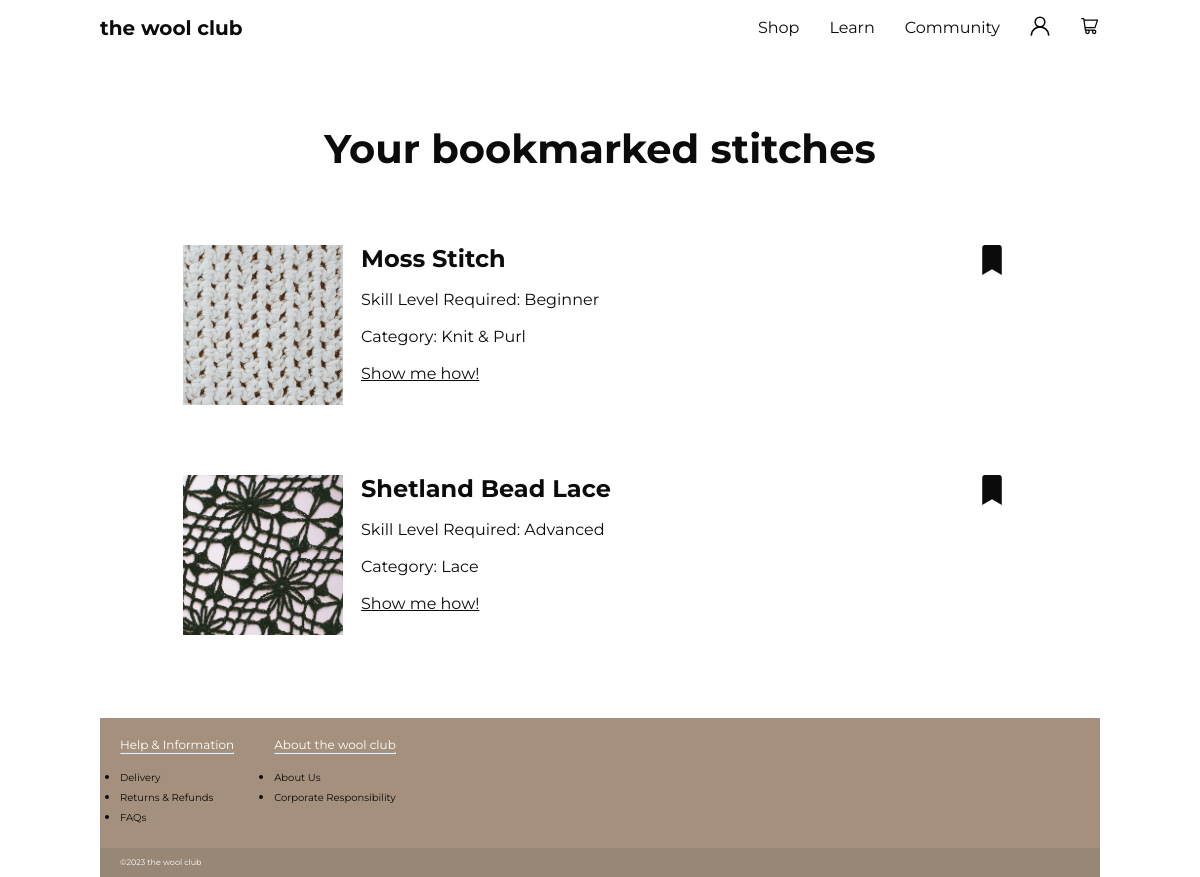
Page /learn/my_saved_stitches/ (signed in) on the committed database.
### learn/models.py (models this page shows, shortened)
class Stitch(models.Model):
    class Skill(models.TextChoices):
        BEGINNER = 'Beginner'
        INTERMEDIATE = 'Intermediate'
        ADVANCED = 'Advanced'
    stitch = models.TextField()
    skill_level = models.TextField(choices=Skill.choices)
    description = models.TextField(blank=True, null=True)
    how_to = models.TextField(blank=True, null=True)
    image_demonstration = models.ImageField(upload_to="uploads/", default='knitting_steps.jpg')
    image_example = models.ImageField(upload_to="uploads/", default='default_stitch_example.jpg')

### learn/views.py (the view)
# urls.py: path('my_saved_stitches/', views.my_saved_stitches, name="my_saved_stitches"),
@login_required
def my_saved_stitches(request):
    today = datetime.today()
    profile = check_if_user_profile(request)
    saved = profile.saved.all().filter()
    return render(request, 'registration/my_saved_stitches.html', {"saved": saved})

### learn/templatetags/stitch_filters.py (called while the page is built)
@register.filter
def is_saved(user, stitch):
    return user.profile.saved.filter(id=stitch.id).exists()

### learn/views.py (called while the page is built)
def check_if_user_profile(request):
    if request.user.is_authenticated:
        [profile, created] = UserProfile.objects.get_or_create(
            user=request.user)
        return profile

### templates/registration/my_saved_stitches.html
{% extends 'base.html' %}
{% block content %}
    <section class="card-background">
        <section class="card save-card">
            <h2 class="save-card-header">Your bookmarked stitches</h2>
            {% if saved %}
            {% include 'partials/stitches.html' with stitches=saved %}
            {% else %}
            <p class="centered">You have not saved any stitches! Browse the dictionary <a href="{% url 'stitch_guide'%}">here.</a></p>
            {% endif %}
        </section>
    </section>
{% endblock %}

### templates/partials/stitches.html (shortened to what this page needs)
{% load static %}
{% load stitch_filters %}
<ul class="card-background">
    {% for stitch in stitches %}
      <li class="workshop">
        <div class="workshop__image-text">
          <img class="workshop-image" src="{{ stitch.image_example.url }}" alt="">
          <div class="workshop-text__list">
          <h2 class="bold">{{ stitch.stitch }}</h2>
          <br>
          <p>Skill Level Required: {{ stitch.skill_level }}</p>
          <br>
          <p>Category: {{ stitch.description }}</p>
          <br>
          <a href="#" class="article_link">Show me how!</a>
          </div>
        </div>
        <div>
          {% if user.is_authenticated %}
          {% if user|is_saved:stitch %}
            <form action="{% url 'remove_bookmark' stitch.id %}" method="post">
              <button type="submit" class="bookmark"><img src="{% static 'images/bookmark-saved.svg' %}" alt="", height="30px"></button>
            </form>
          {% else %}
            <form action="{% url 'add_bookmark' stitch.id %}" method="post">
              {% csrf_token %}
              <input type="hidden" name="redirect_url" value="{{ request.get_full_path }}">
              <button type="submit" class="bookmark"><img src="{% static 'images/bookmark-unsaved.svg' %}" alt="", height="30px"></button>
            </form>
          {% endif %}
        {% endif %}
        </div>
      </li>
    {% endfor %}
  </ul>

### static/css/style.css (style rules this page uses)
* { margin: 0; padding: 0; box-sizing: border-box; }
body { font-family: "Montserrat", sans-serif; color: #0C0B0B; min-height: 100vh; display: flex; flex-direction: column; }
.background { background-repeat: repeat-y; background-image: url('https://images.pexels.com/photos/317333/pexels-photo-317333.jpeg?auto=compress&cs=tinysrgb&w=1260&h=750&dpr=1'); background-size: 1000px auto; background-position-x: center; background-position-y: center; background-attachment: fixed; }
.container { max-width: 1000px; margin: 0 auto; }
.bold { font-weight: bold; }
.card-background { padding: 0.5rem; box-shadow: var(--shadow); border-radius: 0.5rem; margin-top: 30px; display: flex; flex-direction: column; }
.workshop { margin: 0.5rem; padding: 1.5rem; background-color: rgba(255, 255, 255,0.8); border-color: #0C0B0B; border-radius: 0.5rem; box-shadow: var(--shadow-small); display: flex; align-items: start; justify-content: space-between; border: #FFFFFF solid; }
.workshop__image-text { display: flex; }
.workshop-image { background-color: var(--gray); object-fit: cover; width: 10rem; height: 10rem; margin-right: 0.5rem; }
.workshop-text__list { padding-left: 10px; padding-right: 20px; }
.card { margin: 0.5rem; padding: 1.5rem; background-color: rgba(255, 255, 255, 0.7); border-radius: 0.5rem; box-shadow: var(--shadow-small); display: flex; justify-content: space-between; }
.article_link { color: #0C0B0B; }
.save-card { display: flex; flex-direction: column; }
.save-card-header { font-size: 40px; font-weight: bold; text-align: center; }
.bookmark { border: none; background-color: transparent; margin-right: 10px; cursor: pointer; }

### rows in the picture
Stitch: image_example (placeholder picture), stitch "Moss Stitch", skill_level "Beginner", description "Knit & Purl"
Stitch: image_example (picture), stitch "Shetland Bead Lace", skill_level "Advanced", description "Lace"
